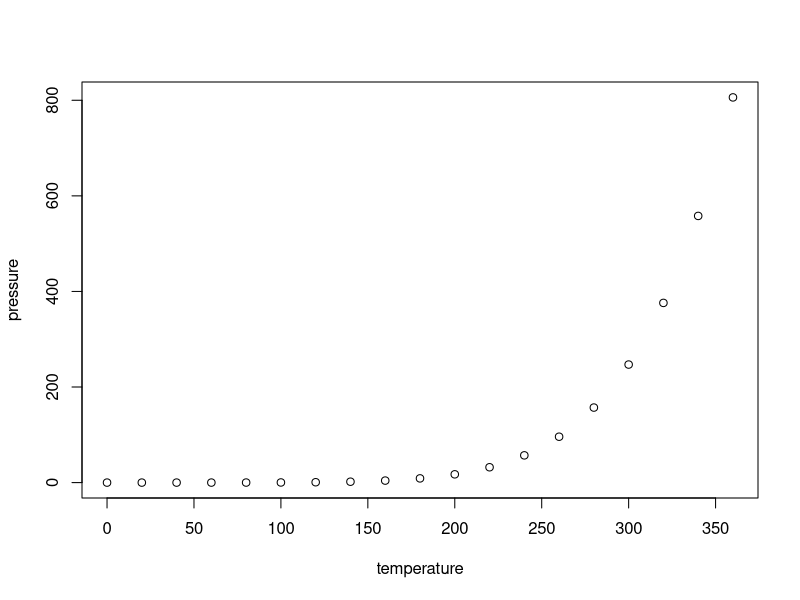
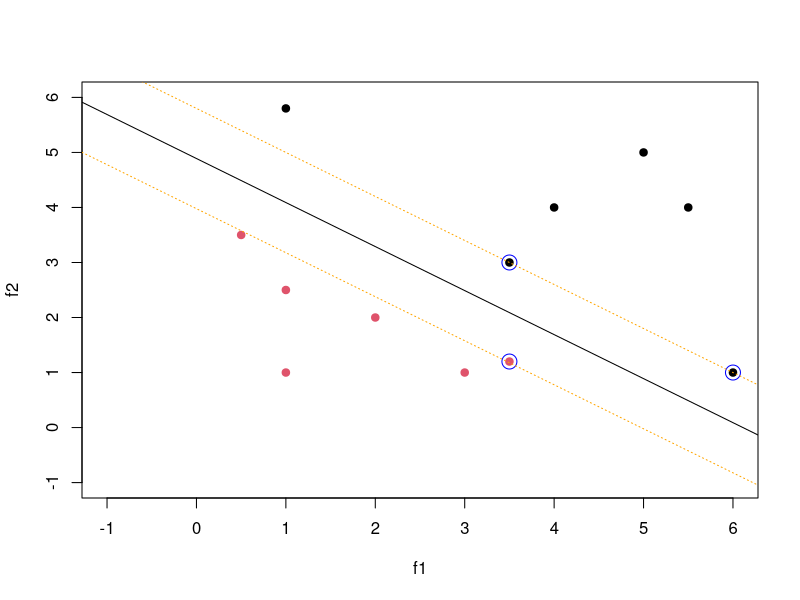
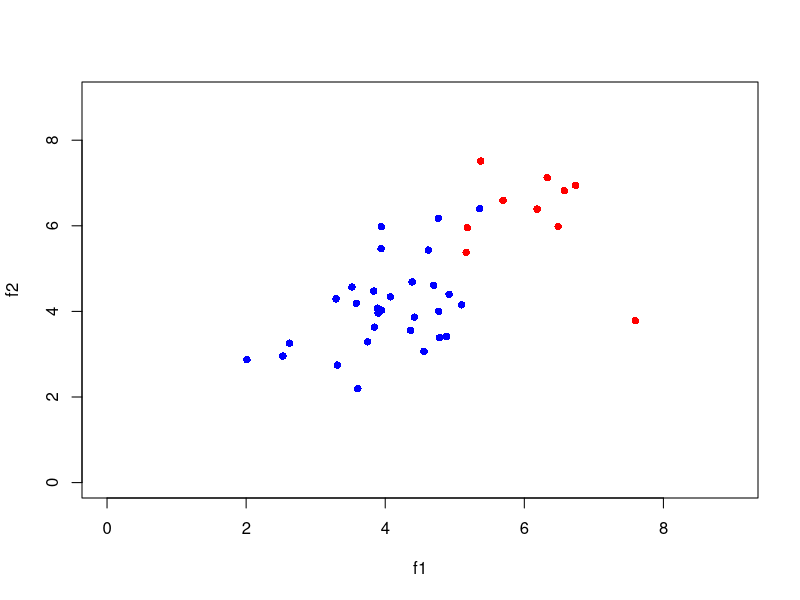

These figures' R source, in order: (Note: this script raises an error after producing the figures.)
## ---- chunk 1
knitr::opts_chunk$set(echo = TRUE)
## ---- chunk 2
summary(cars)
## ---- chunk 3
plot(pressure)
## ---- chunk 4
library(e1071)
## ---- chunk 5
# create example data
f1 <- c(.5,1,1,2,3,3.5,     1,3.5,4,5,5.5,6)
f2 <- c(3.5,1,2.5,2,1,1.2,  5.8,3,4,5,4,1)
cls <- c(rep(+1,6), rep(-1,6))
dat <- cbind(f1, f2)

# train a maximal margin classifier
svm.model <- svm(dat, y=cls, kernel="linear", type="C-classification", scale=FALSE)
# plot all points from the two classes
plot(dat, col=(cls+3)/2, pch=19, xlim=c(-1,6), ylim=c(-1,6))
# plot support vectors
points(svm.model$SV, col="blue",cex=2) 

# coefs: estimated betas
w <- t(svm.model$coefs) %*% svm.model$SV
# rho: the negative intercept of decision boundary
b <- -svm.model$rho
# plot decision boundary
abline(a=-b/w[1,2], b=-w[1,1]/w[1,2], col="black", lty=1)
# plot margins
abline(a=(-b-1)/w[1,2], b=-w[1,1]/w[1,2], col="orange", lty=3)
abline(a=(-b+1)/w[1,2], b=-w[1,1]/w[1,2], col="orange", lty=3)
## ---- chunk 6
# create positive class sample with 2 descriptive features
set.seed(1)
f1 <- rnorm(10, mean=6, sd=1)
f2 <- rnorm(10, mean=6, sd=1)
P.data <- cbind(f1, f2)

# create postive calss sample with 2 descriptive features
f1 <- rnorm(30, mean=4, sd=1)
f2 <- rnorm(30, mean=4, sd=1)
N.data <- cbind(f1, f2)

# combine all samples
data.mat <- data.frame(rbind(P.data, N.data), Class=rep(c("P","N"), time=c(nrow(P.data), nrow(N.data))))
rownames(data.mat) <- paste("s", 1:(nrow(P.data)+nrow(N.data)), sep="")

# plot data
plot(P.data, col="red", pch=16, ylim=c(0,9), xlim=c(0,9))
points(N.data, col="blue", pch=16)
## ---- chunk 7
library(e1071)
svm.model1 <- svm(x=data.mat[,-3], y=data.mat[,3], kernel="linear", type="C-classification", cost=1)
svm.model2 <- svm(x=data.mat[,-3], y=data.mat[,3], kernel="linear", type="C-classification", cost=10)
svm.model3 <- svm(x=data.mat[,-3], y=data.mat[,3], kernel="linear", type="C-classification",
cost=0.01)

par(mfrow=c(2,2))

# mapping decision boundary for model1
## set up the plot without plotting points
plot(P.data, ylim=c(0,9), xlim=c(0,9), type="n", main="C=1")
for (x in seq(0, 10, by=0.2)){
  for (y in seq(0, 10, by=0.2)){
    t <- cbind(x, y)
    colnames(t) <- c("f1", "f2")
    if (predict(svm.model1, t) == 'N'){
      points(x, y, col="lightblue", cex=0.2)
    } else{
      points(x, y, col="orange", cex=0.2)
    }
  }
}
points(P.data, col="red", pch=16)
points(N.data, col="blue", pch=16)

# mapping decision boundary for model2
plot(P.data, ylim=c(0, 9), xlim=c(0, 9), type="n", main="c=10")
for (x in seq(0, 10, by=0.2)){
  for (y in seq(0, 10, by=0.2)){
    t <- cbind(x, y)
    colnames(t) <- c("f1", "f2")
    if(predict(svm.model2, t) == 'N'){
      points(x, y, col="lightblue", cex=0.2)
    } else{
      points(x, y, col="orange", cex=0.2)
    }
  }
}
points(P.data, col="red", pch=16)
points(N.data, col="blue", pch=16)

# mapping decision boundary for model3
plot(P.data, ylim=c(0,9), xlim=c(0,9), type="n", main="C=0.01")
for (x in seq(0, 10, by=0.2)){
  for (y in seq(0, 10, by=0.2)){
    t <- cbind(x, y)
    colnames(t) <- c("f1", "f2")
    if(predict(svm.model3, t) == 'N'){
      points(x, y, col="lightblue", cex=0.2)
    } else {
      points(x, y, col="red", cex=0.2)
    }
  }
}
points(P.data, col="red", pch=16)
points(N.data, col="blue", pch=16)
## ---- chunk 8
# create positive class sample with 2 descriptive features
set.seed(3)
f1 <- rnorm(50, mean=6, sd = 0.6)
set.seed(4)
f2 <- rnorm(50, mean=6, sd = 0.6)
P1.data <- cbind(f1, f2)

set.seed(5)
f1 <- rnorm(50, mean=3, sd = 0.6)
set.seed(6)
f2 <- rnorm(50, mean=3, sd = 0.6)
P2.data <- cbind(f1, f2)
P.data <- rbind(P1.data, P2.data)

# create positive class sample with 2 descriptive features
set.seed(7)
f1 <- rnorm(100, mean=4.5, sd = 0.6)
set.seed(8)
f2 <- rnorm(100, mean=4.5, sd = 0.6)
N.data <- cbind(f1, f2)

# combine all samples
data.mat <- data.frame(rbind(P.data, N.data), Class=rep(c("P", "N"), time=c(nrow(P.data), nrow(N.data))))
rownames(data.mat) <- paste("s", 1:(nrow(P.data)+nrow(N.data)), sep="")

# plot data
plot(P.data, col="red", pch=16, ylim=c(0, 9), xlim=c(0, 9))
points(N.data, col="blue", pch=16)
## ---- chunk 9
svm.model <- svm(x=data.mat[,-3], y=data.mat[,3], kernel="linear", type="C-classification")

# plot data
plot(P.data, col="red", pch=16, ylim=c(0, 9), xlim=c(0, 9))
points(N.data, col="blue", pch=16)

# mapping decision boundary
for(x in seq(0, 10, by=0.2)){
  for(y in seq(0, 10, by=0.2)){
    t <- cbind(x, y)
    colnames(t) <- c("f1", "f2")
    if(predict(svm.model, t) == 'N'){
      points(x, y, col="lightblue", cex=0.2)
    } else {
      points(x, y, col="orange", cex=0.2)
    }
  }
}
## ---- chunk 10
## polynomial kernel
svm.model <- svm(x=data.mat[,-3], y=data.mat[,3], kernel="polynomial", degree=6, type="C-classification")

# plot data
plot(P.data, col="red", pch=16, ylim=c(0, 9), xlim=c(0, 9))
points(N.data, col="blue", pch=16)

# mapping decision boundary
for (x in seq(0, 10, by=0.2)){
  for (y in seq(0, 10, by=0.2)){
    t <- cbind(x, y)
    colnames(t) <- c("f1", "f2")
    if(predict(svm.model, t) == 'N'){
      points(x, y, col="lightblue", cex=0.2)
    } else {
      points(x, y, col="orange", cex=0.2)
    }
  }
}
## ---- chunk 11
## radial basis function as kernel
svm.model <- svm(x=data.mat[,-3], y=data.mat[,3], kernel="radial", type="C-classification")

# plot data
plot(P.data, col="red", pch=16, ylim=c(0, 9), xlim=c(0, 9))
points(N.data, col="blue", pch=16)

# mapping decision boundary
for(x in seq(0, 10, by=0.2)){
  for(y in seq(0, 10, by=0.2)){
    t <- cbind(x, y)
    colnames(t) <- c("f1", "f2")
    if(predict(svm.model, t) == 'N') {
      points(x, y, col="lightblue", cex=0.2)
    } else {
      points(x, y, col="orange", cex=0.2)
    }
  }
}
## ---- chunk 12
library(MASS)
# create positive class sample with 2 descriptive features
set.seed(1)
f1 <- rnorm(10, mean=6, sd = 1)
f2 <- rnorm(10, mean=6, sd = 1)
P.data <- cbind(f1, f2)

# create positive class sample with 2 descriptive features
f1 <- rnorm(30, mean=4, sd = 1)
f2 <- rnorm(30, mean=4, sd = 1)
N.data <- cbind(f1, f2)

# combine all samples
data.mat <- data.frame(rbind(P.data, N.data), Class=rep(c("P", "N"), time=c(nrow(P.data), nrow(N.data))))
rownames(data.mat) <- paste("s", 1:(nrow(P.data)+nrow(N.data)), sep="")

# train a logistic regression model
lda.model <- lda(Class~., data=data.mat)

# plot data
plot(P.data, col="red", pch=16, ylim=c(0, 9), xlim=c(0, 9))
points(N.data, col="blue", pch=16)

# mapping decision boundary
for(x in seq(0, 10, by=0.2)){
  for(y in seq(0, 10, by=0.2)){
    t <- data.frame(x, y)
    colnames(t) <- c("f1", "f2")
    lda.fitted <- predict(lda.model, t)$posterior[,"P"]
    lda.decision <- ifelse(lda.fitted > 0.5, 'P', 'N')
    if(lda.decision == 'P') {
      points(x, y, col="lightblue", cex=0.2)
    } else {
      points(x, y, col="orange", cex=0.2)
    }
  }
}
